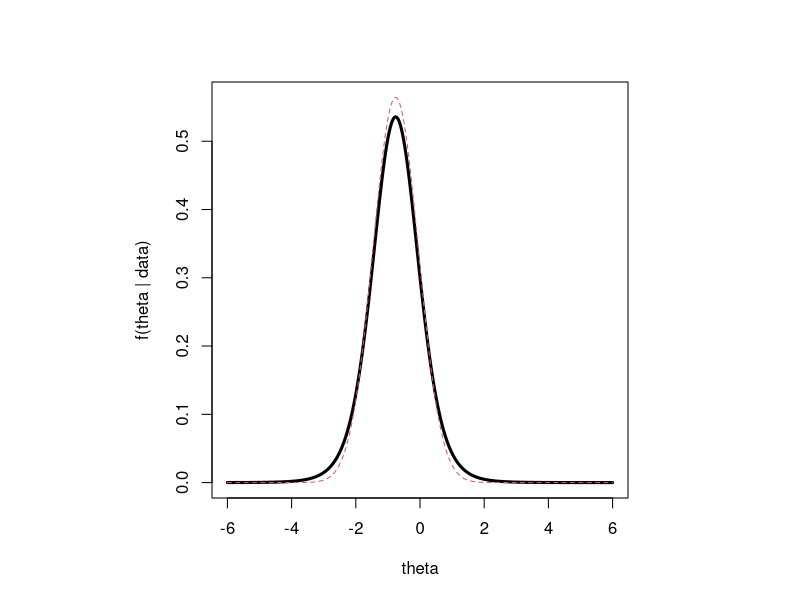

This chart was generated by the following R code:
#example 24.7 - pg 410
### data ~ t(3)
loglik.fun <- function(x,theta){
     n   <- length(x)
     nth <- length(theta)
     loglik <- rep(0,nth)
     for(i in 1:n){
          loglik <- loglik + log(dt(x[i]-theta,3))
          }
     loglik <- loglik - max(loglik)
     loglik
     }


n <- 2
x <- rt(n,3)
a <- max(abs(x))
m <- 10000
theta <- seq(-6,6,length=m)
loglik <- loglik.fun(x,theta)
lik <-  exp(loglik)
post <- exp(loglik)
delta <- theta[2]-theta[1]
post <- post/(delta*sum(post))
normalpost <- dnorm(theta,mean(x),1/sqrt(n))
b <- max(c(post,normalpost))

# postscript("importance.sampling.ps")
par(mfrow=c(1,1),pty="s")
plot(theta,post,type="l",lwd=3,xlab="theta",ylab="f(theta | data)",ylim=c(0,b))
lines(theta,normalpost,lwd=1,lty=2,col=2)
postmean <- delta*sum(theta*post)
print(postmean)

### N(xbar,1/n) importance sampler
nsim <- 10000
THETA <- rnorm(nsim, mean(x),1/sqrt(n))
lik <- exp(loglik.fun(x,THETA))
g   <-  dnorm(THETA,mean(x),1/sqrt(n))
estimate <- mean(THETA*lik/g)/mean(lik/g)
print(estimate)

### Cauchy importance sampler
THETA <- rcauchy(nsim, mean(x))
lik <- exp(loglik.fun(x,THETA))
g   <-  dcauchy(THETA,mean(x))
estimate <- mean(THETA*lik/g)/mean(lik/g)
print(estimate)

# dev.off()

